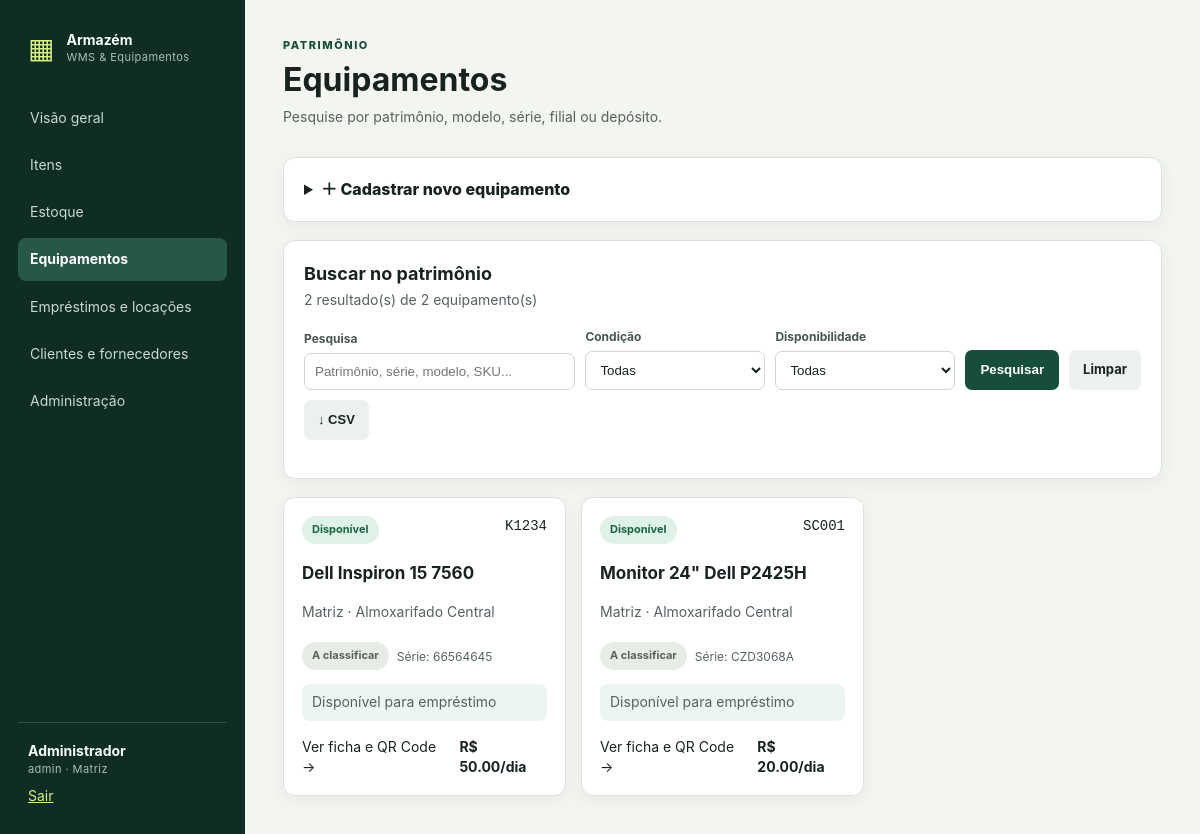
Screenshot of /assets (signed in) with the database file from the repository.
### models.py (models this page shows, shortened)
class User(UserMixin, db.Model):
    __tablename__ = "users"
    id = db.Column(db.Integer, primary_key=True)
    name = db.Column(db.String(120), nullable=False)
    email = db.Column(db.String(180), unique=True, nullable=False)
    password_hash = db.Column(db.String(255), nullable=False)
    role = db.Column(db.String(20), default="operator", nullable=False)
    branch_id = db.Column(db.Integer, db.ForeignKey("branches.id"))
    active = db.Column(db.Boolean, default=True, nullable=False)
    branch = db.relationship("Branch")
    def can(self, *roles): return self.role in roles

class Branch(db.Model):
    __tablename__ = "branches"
    id = db.Column(db.Integer, primary_key=True)
    code = db.Column(db.String(20), unique=True, nullable=False)
    name = db.Column(db.String(120), nullable=False)
    active = db.Column(db.Boolean, default=True, nullable=False)

class Asset(db.Model):
    __tablename__ = "assets"
    id = db.Column(db.Integer, primary_key=True)
    item_id = db.Column(db.Integer, db.ForeignKey("items.id"), nullable=False)
    branch_id = db.Column(db.Integer, db.ForeignKey("branches.id"), nullable=False)
    warehouse_id = db.Column(db.Integer, db.ForeignKey("warehouses.id"), nullable=False)
    asset_tag = db.Column(db.String(60), unique=True, nullable=False)
    serial_number = db.Column(db.String(100))
    status = db.Column(db.String(30), default="AVAILABLE", nullable=False)
    condition = db.Column(db.String(30), default="GOOD", nullable=False)
    daily_rate = db.Column(db.Numeric(14, 2), default=0, nullable=False)
    late_fee_daily = db.Column(db.Numeric(14, 2), default=0, nullable=False)
    notes = db.Column(db.Text)
    item = db.relationship("Item")
    branch = db.relationship("Branch")
    warehouse = db.relationship("Warehouse")

class Item(db.Model):
    __tablename__ = "items"
    id = db.Column(db.Integer, primary_key=True)
    sku = db.Column(db.String(50), unique=True, nullable=False)
    name = db.Column(db.String(160), nullable=False)
    category = db.Column(db.String(80))
    condition = db.Column(db.String(20), default="UNSPECIFIED", nullable=False)
    item_type = db.Column(db.String(20), nullable=False)  # STOCK/EQUIPMENT
    unit = db.Column(db.String(10), default="UN", nullable=False)
    minimum_stock = db.Column(db.Numeric(14, 3), default=0, nullable=False)
    active = db.Column(db.Boolean, default=True, nullable=False)

class Warehouse(db.Model):
    __tablename__ = "warehouses"
    id = db.Column(db.Integer, primary_key=True)
    branch_id = db.Column(db.Integer, db.ForeignKey("branches.id"), nullable=False)
    code = db.Column(db.String(20), nullable=False)
    name = db.Column(db.String(120), nullable=False)
    active = db.Column(db.Boolean, default=True, nullable=False)
    branch = db.relationship("Branch", backref="warehouses")
    __table_args__ = (db.UniqueConstraint("branch_id", "code"),)

### app.py (the view, shortened to what this page needs)
    @app.route("/assets", methods=["GET", "POST"])
    @login_required
    def assets():
        search = request.args.get("q", "").strip()[:120]
        status = request.args.get("status", "")
        condition = request.args.get("condition", "")
        query = branch_scope(Asset.query, Asset)
        if search:
            phrase = f"%{search}%"
            query = query.join(Item).outerjoin(Branch).outerjoin(Warehouse).filter(or_(
                Asset.asset_tag.ilike(phrase), Asset.serial_number.ilike(phrase), Item.name.ilike(phrase),
                Item.sku.ilike(phrase), Item.category.ilike(phrase), Branch.name.ilike(phrase), Warehouse.name.ilike(phrase)))
        if status in ASSET_STATUS_LABELS:
            query = query.filter(Asset.status == status)
        if condition in ITEM_CONDITIONS:
            query = query.filter(Asset.condition == condition)
        elif condition == "UNSPECIFIED":
            query = query.filter(~Asset.condition.in_(ITEM_CONDITIONS))
        listed_assets = query.order_by(Asset.asset_tag).all()
        current_loans = Loan.query.filter(Loan.asset_id.in_([a.id for a in listed_assets]),
                                          Loan.status.in_(["PENDING", "ACTIVE"])).order_by(Loan.requested_at.desc()).all() if listed_assets else []
        holder_by_asset = {}
        for loan in current_loans:
            holder_by_asset.setdefault(loan.asset_id, loan)
        return render_template("assets.html", assets=listed_assets, holder_by_asset=holder_by_asset,
                               items=Item.query.filter_by(item_type="EQUIPMENT", active=True).order_by(Item.name).all(),
                               branches=[b for b in Branch.query.filter_by(active=True).all() if allowed_branch(b.id)],
                               warehouses=[w for w in Warehouse.query.filter_by(active=True).all() if allowed_branch(w.branch_id)],
                               search=search, selected_status=status, selected_condition=condition,
                               total_assets=branch_scope(Asset.query, Asset).count())

### app.py (called while the page is built)
def allowed_branch(branch_id):
    return current_user.role == "admin" or current_user.branch_id is None or branch_id == current_user.branch_id

### templates/assets.html (shortened to what this page needs)
{% extends 'base.html' %}
{% block content %}
<header><div><small>PATRIMÔNIO</small><h1>Equipamentos</h1><p>Pesquise por patrimônio, modelo, série, filial ou depósito.</p></div></header>
{% if current_user.can('admin','manager','operator') %}
<details class="panel form-panel"><summary>＋ Cadastrar novo equipamento</summary>
</details>
{% endif %}
<section class="panel search-panel">
  <div class="search-heading"><div><h2>Buscar no patrimônio</h2><p>{{ assets|length }} resultado(s) de {{ total_assets }} equipamento(s)</p></div></div>
  <form method="get" class="filter-bar" role="search">
    <label class="filter-search">Pesquisa<input name="q" type="search" value="{{search}}" placeholder="Patrimônio, série, modelo, SKU..." autocomplete="off"></label>
    <label>Condição<select name="condition"><option value="">Todas</option></select></label>
    <label>Disponibilidade<select name="status"><option value="">Todas</option></select></label>
    <button type="submit">Pesquisar</button>
    <a class="btn-soft" href="{{ url_for('assets') }}">Limpar</a>
    <button class="btn-soft" type="submit" name="export" value="csv">↓ CSV</button>
  </form>
</section>
<section class="cards">
{% for a in assets %}
  {% set loan = holder_by_asset.get(a.id) %}
  <a class="asset-card{% if a.condition=='DISPOSAL' %} asset-disposal{% endif %}" href="{{ url_for('asset_detail',asset_id=a.id) }}">
    <div class="asset-top"><span class="badge {{ 'green' if a.status=='AVAILABLE' else 'red' if a.status=='DISCARDED' else 'amber' }}">{{ asset_status_labels.get(a.status, a.status) }}</span><code>{{ a.asset_tag }}</code></div>
    <h3>{{ a.item.name }}</h3><p>{{ a.branch.name }} · {{ a.warehouse.name }}</p>
    <p class="asset-condition"><span class="badge {{ 'green' if a.condition=='NEW' else 'amber' if a.condition=='USED' else 'red' if a.condition=='DISPOSAL' else '' }}">{{ condition_labels.get(a.condition, 'A classificar') }}</span><span>Série: {{ a.serial_number or '-' }}</span></p>
    {% if loan %}<p class="holder"><b>{{ 'Com: ' if loan.status=='ACTIVE' else 'Reservado para: ' }}</b>{{ loan.party.name }}</p>{% elif a.status=='AVAILABLE' %}<p class="holder muted">Disponível para empréstimo</p>{% elif a.status=='DISCARDED' %}<p class="holder muted">Fora de circulação</p>{% endif %}
    <div class="asset-footer"><span>Ver ficha e QR Code →</span><b>R$ {{'%.2f'|format(a.daily_rate)}}/dia</b></div>
  </a>
{% else %}<div class="empty">Nenhum equipamento encontrado para estes filtros.</div>{% endfor %}
</section>
{% endblock %}

### templates/base.html (shortened to what this page needs)
<!doctype html>
<html lang="pt-BR">
<head>
<link rel="stylesheet" href="{{ url_for('static', filename='style.css') }}">
</head>
<body>
{% if current_user.is_authenticated %}
<aside aria-label="Painel lateral">
  <div class="brand"><span aria-hidden="true">▦</span><div><b>Armazém</b><small>WMS & Equipamentos</small></div></div>
  <nav aria-label="Navegação principal">
    <a href="{{ url_for('dashboard') }}" {% if request.endpoint == 'dashboard' %}aria-current="page"{% endif %}>Visão geral</a>
    <a href="{{ url_for('items') }}" {% if request.endpoint in ['items','item_condition'] %}aria-current="page"{% endif %}>Itens</a>
    <a href="{{ url_for('stock') }}" {% if request.endpoint == 'stock' %}aria-current="page"{% endif %}>Estoque</a>
    <a href="{{ url_for('assets') }}" {% if request.endpoint in ['assets','asset_detail','asset_condition','asset_release','asset_photo','asset_qr'] %}aria-current="page"{% endif %}>Equipamentos</a>
    <a href="{{ url_for('loans') }}" {% if request.endpoint in ['loans','loan_action','loan_term'] %}aria-current="page"{% endif %}>Empréstimos e locações</a>
    <a href="{{ url_for('parties') }}" {% if request.endpoint == 'parties' %}aria-current="page"{% endif %}>Clientes e fornecedores</a>
    {% if current_user.role == 'admin' %}<a href="{{ url_for('admin') }}" {% if request.endpoint == 'admin' %}aria-current="page"{% endif %}>Administração</a>{% endif %}
  </nav>
  <div class="account"><b>{{ current_user.name }}</b><small>{{ current_user.role }} · {{ current_user.branch.name if current_user.branch else 'Todas' }}</small><a href="{{ url_for('logout') }}">Sair</a></div>
</aside>
{% endif %}
<main id="conteudo-principal" tabindex="-1" class="{% if not current_user.is_authenticated %}full{% endif %}">
  {% block content %}{% endblock %}
</main>
</body>
</html>

### static/style.css (style rules this page uses)
:root { --ink:#18231f;--muted:#56625c;--bg:#f3f5f1;--panel:#fff;--brand:#164e3b;--accent:#d8ef83;--line:#dde3dc;--danger:#a43c3c;--amber:#8a5b0d }
* { box-sizing:border-box }
body { margin:0;background:var(--bg);color:var(--ink);font:14px/1.45 Inter,Segoe UI,Arial,sans-serif }
aside { position:fixed;inset:0 auto 0 0;width:245px;background:#102d25;color:#f5fff9;padding:28px 18px;display:flex;flex-direction:column }
.brand { display:flex;gap:12px;align-items:center;padding:0 10px 28px }
.brand>span { font-size:28px;color:var(--accent) }
.brand div,.account { display:flex;flex-direction:column }
.brand small,.account small { color:#a9c0b7 }
nav { display:grid;gap:5px }
nav a { color:#c9d8d2;text-decoration:none;padding:11px 12px;border-radius:8px }
.account { margin-top:auto;border-top:1px solid #315047;padding:18px 10px 0 }
.account a { color:var(--accent);margin-top:8px }
main { margin-left:245px;padding:38px;max-width:1500px }
header { display:flex;justify-content:space-between;align-items:flex-start;margin-bottom:25px }
h1 { font-size:32px;margin:3px 0 }
h2 { font-size:18px }
h3 { font-size:17px }
p { color:var(--muted);margin:4px 0 }
small { display:block;color:var(--muted);font-size:11px;letter-spacing:.04em }
header>div>small { color:var(--brand);font-weight:800;letter-spacing:.14em }
.date,.badge { display:inline-block;padding:6px 10px;border-radius:100px;background:#e8ece7;font-size:11px;font-weight:700 }
.metrics article,.panel,.asset-card { background:var(--panel);border:1px solid var(--line);border-radius:12px;box-shadow:0 4px 16px #243b3210 }
.panel { padding:20px;margin-bottom:18px;overflow:auto }
.panel h2 { margin-top:0 }
details summary { cursor:pointer;font-weight:800;font-size:16px }
label { font-size:12px;font-weight:700;color:#48564f }
input,select { display:block;width:100%;margin-top:6px;border:1px solid #cdd6d0;border-radius:7px;padding:10px;background:white;color:var(--ink) }
button { border:0;background:var(--brand);color:white;border-radius:7px;padding:11px 15px;font-weight:700;cursor:pointer }
.badge.green { background:#dff2e8;color:#17663f }
.cards { display:grid;grid-template-columns:repeat(3,1fr);gap:15px }
.asset-card { padding:18px;text-decoration:none;color:inherit }
.asset-top,.asset-card>div:last-child { display:flex;justify-content:space-between }
.asset-card p { margin-bottom:20px }
.asset-card .holder { margin: 8px 0 16px; padding: 8px 10px; background: #edf5f0; border-radius: 8px; color: var(--ink); }
.asset-card .holder.muted { color: var(--muted); }
.search-heading { display:flex;justify-content:space-between;align-items:center;gap:12px;margin-bottom:10px }
.search-heading h2 { margin:0 }
.search-heading p { margin-top:3px }
.filter-bar { display:flex;flex-wrap:wrap;align-items:end;gap:10px;margin:14px 0 18px }
.filter-bar label { flex:0 1 180px;min-width:130px }
.filter-bar .filter-search { flex:2 1 270px }
.filter-bar input,.filter-bar select { margin-top:5px }
.filter-bar button,.filter-bar .btn-soft { height:40px;white-space:nowrap }
.btn-soft { display:inline-flex;align-items:center;justify-content:center;background:#edf1ee;border-radius:7px;padding:10px 14px;color:var(--ink);text-decoration:none;font-size:13px;font-weight:700;border:0;cursor:pointer }
.asset-condition { display:flex;align-items:center;flex-wrap:wrap;gap:8px;margin:8px 0 14px!important }
.asset-condition span:last-child { font-size:12px;color:var(--muted) }
.asset-card .asset-footer { margin-top:12px;align-items:center;gap:8px }
nav a[aria-current="page"] { background:#275847;color:#fff;font-weight:700 }
header { flex-wrap:wrap;gap:14px }
header>div { min-width:0;overflow-wrap:anywhere }
.panel { max-width:100% }
nav a { overflow-wrap:anywhere }

### rows the page displays
User: name "Administrador", role "admin"
Branch: branch "Matriz"
Asset: get "Disponível", asset_tag "K1234", item.name "Dell Inspiron 15 7560", branch.name "Matriz", warehouse.name "Almoxarifado Central", get "A classificar", serial_number "66564645", shows "Disponível para empréstimo", daily_rate "50.00"
Asset: get "Disponível", asset_tag "SC001", item.name "Monitor 24\" Dell P2425H", branch.name "Matriz", warehouse.name "Almoxarifado Central", get "A classificar", serial_number "CZD3068A", shows "Disponível para empréstimo", daily_rate "20.00"

### other values shown
{{ assets|length }} "2"
{{ total_assets }} "2"
